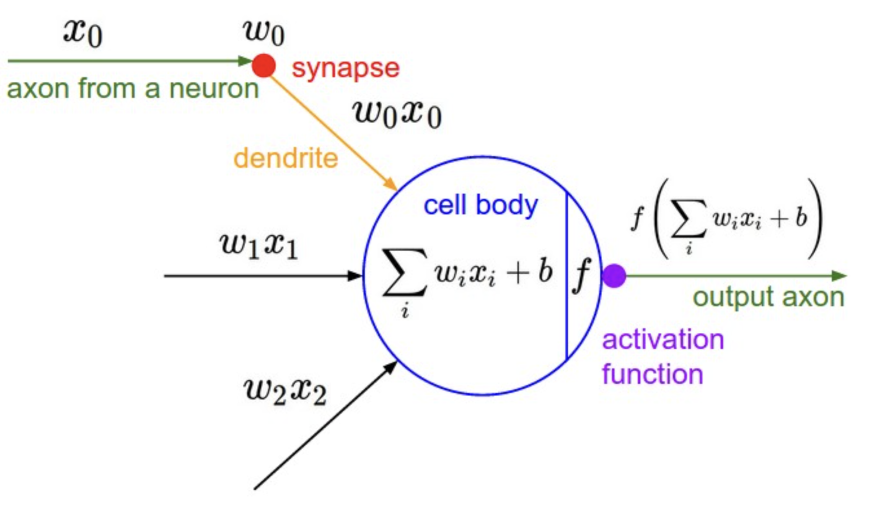
#> input picture pytorch_youtube/cs231n.png, 1744 x 1010 px (shown at 1/2 size); the run also reads 1 picture not shown here
$ jupyter execute micrograd.ipynb   (shell and % lines are left out)
#> lines starting #> are read from the running program, lines starting #| are printed output that depends on the picture
[cell 1]
import math
import numpy as np
import matplotlib.pyplot as plt

[cell 2]
def f(x):
    return 3*x**2 - 4*x + 5

[cell 3]
f(3.0)

[cell 4]
xs = np.arange(-5, 5, 0.25)
ys = f(xs)
plt.plot(xs, ys)
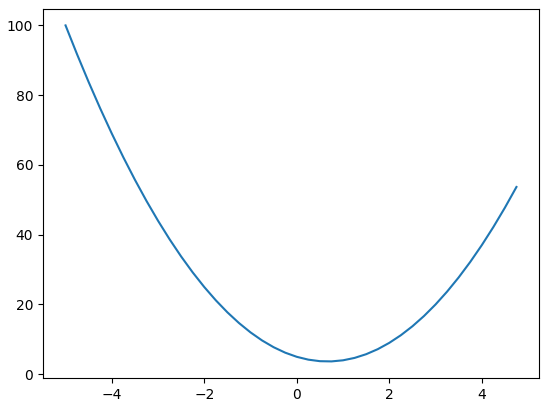
#> figure drawn by matplotlib, 1 panel; curve peaks at x = -5, y = 100

[cell 5]
h = 0.0000000001
x = 3.0
(f(x+h)-f(x))/h # numerical approximation of slope

[cell 6]
# More complex example
a = 2.0
b = -3.0
c = 10.0
d = a*b + c
print(d)

[cell 7]
h = 0.0001

#inputs
a = 2.0
b = -3.0
c = 10.0

d1 = a*b + c
a += h  # change a, b, c and observe how each variable affects the slope
d2 = a*b + c

print('d1', d1)
print('d2', d2)
print('slope', (d2-d1)/h)

# Understand the results
# a += h -> slope = -3.0 = b
# b += h -> slope = 2.0 = a
# c += h -> slope = 1.0 = c

### Create a new object named Value

[cell 8]
class Value:

    def __init__(self, data, _children=(), _op='', label=''):
        self.data = data
        self.grad = 0.0
        self._backward = lambda: None
        # _children keeps a set of values used to create the new Value object
        self._prev = set(_children)
        # _opt keeps information on which operation was used
        self._op = _op
        self.label = label

    # Define how we wnat to print out our Value objects
    def __repr__(self):
        return f"Value(data={self.data})"

    def __add__(self, other):
        # allow addition with integers (not only Value objects)
        other = other if isinstance(other, Value) else Value(other)

        # return a new value object with the added value.
        out = Value(self.data + other.data, (self, other), '+')
        # Since data is a Python number, not a Value object, we can use a typical floating point addition.

        def _backward(): # same as out.grad
            self.grad += 1.0 * out.grad
            other.grad += 1.0 * out.grad
        out._backward = _backward

        return out

    def __radd__(self, other):
        return self + other


    def __mul__(self, other):
        other = other if isinstance(other, Value) else Value(other)
        out = Value(self.data * other.data, (self, other), '*')

        def _backward():  # use chain rule
            self.grad += other.data * out.grad
            other.grad += self.data * out.grad
        out._backward = _backward

        return out

    def __rmul__(self, other): # other * self
        return self * other

    def __pow__(self, other):
        assert isinstance(other, (int, float)), "only supporting int/float powers for now"
        out = Value(self.data**other, (self,), f'**{other}')

        def _backward():
            self.grad += (other * self.data**(other-1)) * out.grad
        out._backward = _backward

        return out


    def __neg__(self): # -self
        return self * -1

    def __sub__(self, other): # self - other
        return self + (-other)

    def __rsub__(self, other): # other - self
        return other + (-self)

    def __truediv__(self, other): # self / other
        return self * other**-1

    def __rtruediv__(self, other): # other / self
        return other * self**-1


    # Used for tanh - activation function
    def tanh(self):
        x = self.data
        t = (math.exp(2*x) - 1)/(math.exp(2*x) + 1)
        out = Value(t, (self, ), 'tanh')

        def _backward(): # derivative of tanh is 1-tanh^2
            self.grad += (1 - t**2) * out.grad
        out._backward = _backward

        return out

    def exp(self):
        x = self.data
        out = Value(math.exp(x), (self, ), 'exp')

        def _backward():
            self.grad = out.data * out.grad
        out._backward = _backward

        return out

    def backward(self):

        # topological order all of the children in the graph
        topo = []
        visited = set()
        def build_topo(v):
            if v not in visited:
                visited.add(v)
                for child in v._prev:
                    build_topo(child)
                topo.append(v)
        build_topo(self)

        # go one variable at a time and apply the chain rule to get its gradient
        self.grad = 1
        for v in reversed(topo):
            v._backward()

[cell 9]
# Value objects
a = Value(2.0, label='a')
b = Value(-3.0, label='b')
c = Value(10.0, label='c')

# Value Operations
a + b # internally -> a.__add__(b)

a * b # internally -> a.__mul__(b)

d = (a.__mul__(b)).__add__(c)
d # d = a*b + c

d._prev # prints out a*b = -6.0 and c = 10.0

d._op # prints out '+' because addition was the last operation used to create d

# define e and d
e = a*b; e.label='e'
d = e + c; d.label='d'
f = Value(-2.0, label='f')
L = d*f; L.label='L'
L

[cell 10]
from graphviz import Digraph

def trace(root):
    nodes, edges = set(), set()
    def build(v):
        if v not in nodes:
            nodes.add(v)
            for child in v._prev:
                edges.add((child, v))
                build(child)
    build(root)
    return nodes, edges

def draw_dot(root, format='svg', rankdir='LR'):
    """
    format: png | svg | ...
    rankdir: TB (top to bottom graph) | LR (left to right)
    """
    assert rankdir in ['LR', 'TB']
    nodes, edges = trace(root)
    dot = Digraph(format=format, graph_attr={'rankdir': rankdir}) #, node_attr={'rankdir': 'TB'})

    for n in nodes:
        dot.node(name=str(id(n)), label = "{ %s | data %.4f  | grad %.4f }" % (n.label, n.data, n.grad), shape='record')
        if n._op:
            dot.node(name=str(id(n)) + n._op, label=n._op)
            dot.edge(str(id(n)) + n._op, str(id(n)))

    for n1, n2 in edges:
        dot.edge(str(id(n1)), str(id(n2)) + n2._op)

    return dot

[cell 11]
draw_dot(L)
#> (the call stopped at in draw_dot, `dot = Digraph(format=format, graph_attr={'rankdir': rankdir}) #, node_..`: graphviz is not available in this run)

#### Now let's find the gradients using Calculus

[cell 12]
# Gradient check - change location of h and find gradient for each variable
def lol():

    h = 0.0001

    a = Value(2.0, label='a')
    b = Value(-3.0, label='b')
    c = Value(10.0, label='c')
    e = a*b; e.label='e'
    d = e + c; d.label='d'
    f = Value(-2.0, label='f')
    L = d*f; L.label='L'
    L1 = L.data

    a = Value(2.0 + h, label='a')
    b = Value(-3.0, label='b')
    c = Value(10.0, label='c')
    e = a*b; e.label='e'
    d = e + c; d.label='d'
    f = Value(-2.0, label='f')
    L = d*f; L.label='L'
    L2 = L.data

    print((L2-L1)/h)

lol()

#### Use the definition of Calculus

L = d * f

dL/dd = f

Calculus:
(f(x+h)-f(x))/h

-> ((d+h)*f-d*f)/h

-> (d*f + h*f - d*f) / h

-> (h*f) / h

-> f

Symmetrically:
dL/df = d

[cell 13]
f.grad = d.data # 4.0
d.grad = f.data # -2.0

[cell 14]
L.grad = 1.0

#### Using Chain Rule:

dL/dc = (dL/dd)*(dd/dc)

We know L = d * f ; and d = e + c

-> (f) * (1)

-> f

Symmetrically: dL/de = f

[cell 15]
c.grad = f.data
e.grad = f.data

#### Use the chain rule again:

dL/da = (dL/dd)*(dd/de)*(de/da)

-> (f)*(1)*(b)

-> f*b

Symmetrically:d dL/db = f*a

[cell 16]
a.grad = f.data * b.data
b.grad = f.data * a.data

[cell 17]
draw_dot(L)
#> (the call stopped at in draw_dot, `dot = Digraph(format=format, graph_attr={'rankdir': rankdir}) #, node_..`: graphviz is not available in this run)

[cell 18]
a.data += 0.01 * a.grad
b.data += 0.01 * b.grad
c.data += 0.01 * c.grad
f.data += 0.01 * f.grad

# do the forward pass again after nudging the values
e = a * b
d = e + c
L = d * f

print(L.data)

### Back propagate through a Neuron

[cell 19]
from PIL import Image

# Open the uploaded image
img_path = 'cs231n.png' # from url: https://cs231n.github.io/neural-networks-1/
img = Image.open(img_path)
#> img is the input picture: PIL image 1744x1010 RGBA; mean R, G, B, A 247.5, 246.7, 247.8, 255

# Get original dimensions
original_width, original_height = img.size
#> original_width = 1744; original_height = 1010

# Calculate new dimensions (scale to 50%)
new_width = int(original_width * 0.5)
#> new_width = 872
new_height = int(original_height * 0.5)
#> new_height = 505

# Resize the image
scaled_img = img.resize((new_width, new_height))
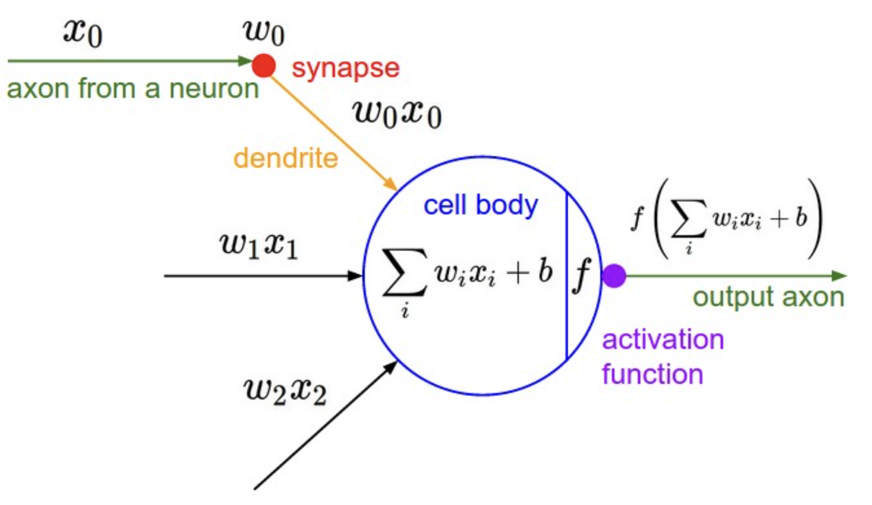
#> scaled_img: PIL image 872x505 RGBA; mean R, G, B, A 247.5, 246.7, 247.8, 255

[cell 20]
img_path = 'cs231n_scaled.png' # from url: https://cs231n.github.io/neural-networks-1/
img = Image.open(img_path)
img

[cell 21]
# Activation functions
# Ex: tanh
plt.plot(np.arange(-5, 5, 0.2), np.tanh(np.arange(-5, 5, 0.2))); plt.grid();
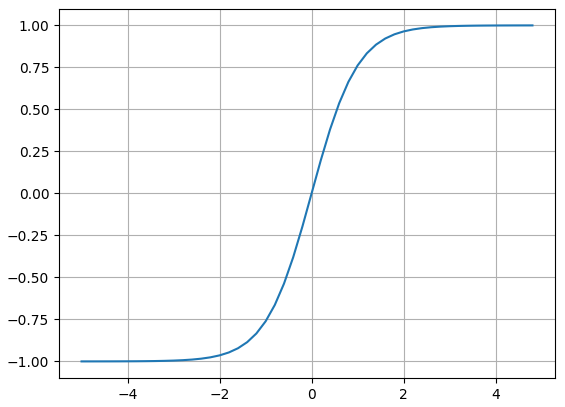
#> figure drawn by matplotlib, 1 panel; curve peaks at x = 4.8, y = 1

[cell 22]
# inputs x1, x2
x1 = Value(2.0, label='x1')
x2 = Value(0.0, label='x2')
# weights w1, w2
w1 = Value(-3.0, label='w1')
w2 = Value(1.0, label='w2')
# bias of the neuron
b = Value(6.8813735870195432, label='b')
# x1w1 + x2w2 + b
x1w1 = x1*w1; x1w1.label='x1w1'
x2w2 = x2*w2; x2w2.label='x2w2'
x1w1x2w2 = x1w1+x2w2; x1w1x2w2.label='x1w1x2w2'
n = x1w1x2w2 + b; n.label='n' # cell body without the activation function
draw_dot(n)
#> (the call stopped at in draw_dot, `dot = Digraph(format=format, graph_attr={'rankdir': rankdir}) #, node_..`: graphviz is not available in this run)

[cell 23]
# Let's use the tanh activation function
# Go back to Value class instantiation and add division, exponents, etc.
# But we do not have to define the most atomic pieces for tanh
# We will directly define the tanh function
o = n.tanh(); o.label='o'

[cell 24]
# Re-run this code after finding the gradient for each variable
draw_dot(o)
#> (the call stopped at in draw_dot, `dot = Digraph(format=format, graph_attr={'rankdir': rankdir}) #, node_..`: graphviz is not available in this run)

[cell 25]
o.grad = 1.0

[cell 26]
# o = tanh(n)
# derivative of tanh is 1-tanh^2
# do/dn = 1 - tanh(n)**2 = 1 - o**2
n.grad = 1 - o.data**2
n.grad

[cell 27]
# Since n = x1w1x2w2 + b, it uses addition
# and therefore follow the gradient of x1w1x2w2 and b follows the gradient of n
x1w1x2w2.grad = n.grad
b.grad = n.grad

[cell 28]
# Same way
x1w1.grad = x1w1x2w2.grad
x2w2.grad = x1w1x2w2.grad

[cell 29]
x2.grad = w2.data * x2w2.grad
w2.grad = x2.data * x2w2.grad

[cell 30]
x1.grad = w1.data * x1w1.grad
w1.grad = x1.data * x1w1.grad

### Let's do backpropagation by implementing the backward function
Don't do the gradient calculation manually anymore.

Go back to class Value and add self._backward.

[cell 31]
# Redifine out inputs (same as above)
# This time, we won't calculate the gradients manually

# inputs x1, x2
x1 = Value(2.0, label='x1')
x2 = Value(0.0, label='x2')
# weights w1, w2
w1 = Value(-3.0, label='w1')
w2 = Value(1.0, label='w2')
# bias of the neuron
b = Value(6.8813735870195432, label='b')
# x1w1 + x2w2 + b
x1w1 = x1*w1; x1w1.label='x1w1'
x2w2 = x2*w2; x2w2.label='x2w2'
x1w1x2w2 = x1w1+x2w2; x1w1x2w2.label='x1w1x2w2'
n = x1w1x2w2 + b; n.label='n' # cell body without the activation function
o = n.tanh(); o.label='o'
draw_dot(o)
#> (the call stopped at in draw_dot, `dot = Digraph(format=format, graph_attr={'rankdir': rankdir}) #, node_..`: graphviz is not available in this run)

[cell 32]
# Let's call ._backward() in order
o.grad = 1.0 # need to initialize this to 1

[cell 33]
o._backward()

[cell 34]
n._backward()

[cell 35]
b._backward()
x1w1x2w2._backward()

[cell 36]
x1w1._backward()
x2w2._backward()

[cell 37]
draw_dot(o)
#> (the call stopped at in draw_dot, `dot = Digraph(format=format, graph_attr={'rankdir': rankdir}) #, node_..`: graphviz is not available in this run)

### Topological Sort
Add the following function inside the Value class. Define a new function called backwards()

[cell 38]
# The following code is inside the Value class inside the backwards() function
o.grad = 1.0

topo = []
visited = set()
def build_topo(v):
    if v not in visited:
        visited.add(v)
        for child in v._prev:
            build_topo(child)
        topo.append(v)
build_topo(o) # Start the topological sort at o (output)

for node in reversed(topo):
    node._backward()

[cell 39]
# inputs x1, x2
x1 = Value(2.0, label='x1')
x2 = Value(0.0, label='x2')
# weights w1, w2
w1 = Value(-3.0, label='w1')
w2 = Value(1.0, label='w2')
# bias of the neuron
b = Value(6.8813735870195432, label='b')
# x1w1 + x2w2 + b
x1w1 = x1*w1; x1w1.label='x1w1'
x2w2 = x2*w2; x2w2.label='x2w2'
x1w1x2w2 = x1w1+x2w2; x1w1x2w2.label='x1w1x2w2'
n = x1w1x2w2 + b; n.label='n'
o = n.tanh(); o.label='o'
o.backward() # This will calculate all the gradients!
draw_dot(o)
#> (the call stopped at in draw_dot, `dot = Digraph(format=format, graph_attr={'rankdir': rankdir}) #, node_..`: graphviz is not available in this run)
